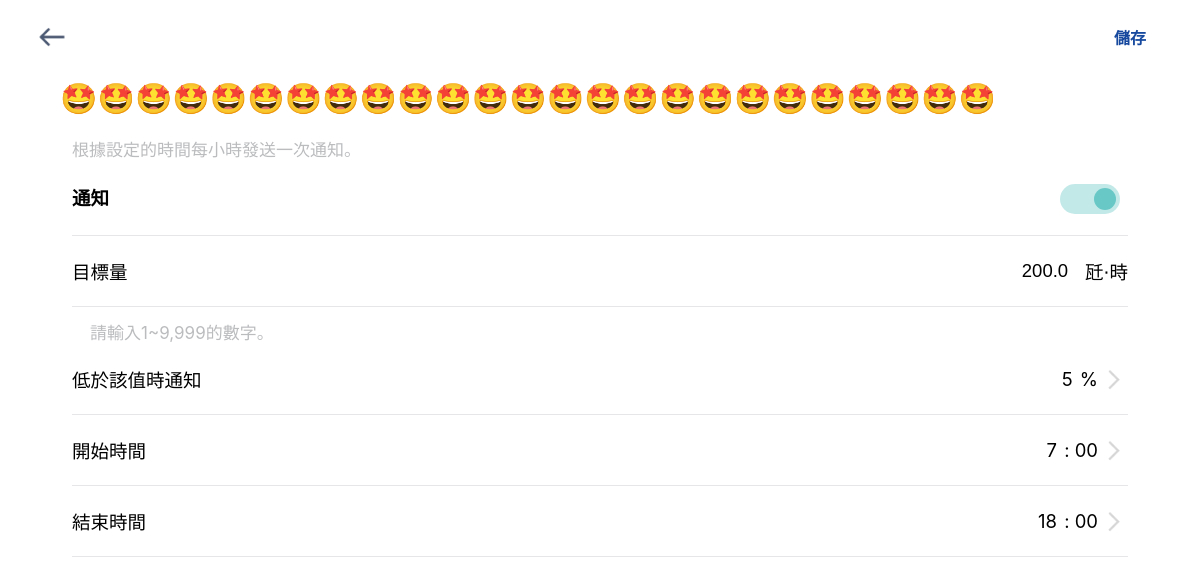
The page /setting?uuid=2b76686a-3944-4cf3-82c9-1e948135db53 on the database its author committed.
### app/models.py (models this page shows, shortened)
class Device_Info(UserMixin, db.Model):
    __tablename__ = 'device_info'
    uuid = db.Column(db.String(64),unique=True, primary_key=True)
    name = db.Column(db.String(64))
    model = db.Column(db.String(64))
    online_status = db.Column(db.String(64))
    gw_uuid = db.Column(db.String(64))
    user_id = db.Column(db.String(64))
    associated = db.Column(db.String(64))
    target_energy_level = db.Column(db.Float(), default= 5)
    lower_bound = db.Column(db.Integer(), default = 10)
    start_time = db.Column(db.Integer(),default = 7)
    end_time = db.Column(db.Integer(),default = 18)
    notify = db.Column(db.String(64), default ="ON")

### app/main/views.py (the view)
@main.route('/setting',methods = ["GET"])
def publish_setting():
    userid = request.args.get('userid')
    redirect_app = request.args.get('redirect_app')
    uuid = request.args.get('uuid')
    device_info = Device_Info.query.filter_by(uuid=uuid)
    return render_template('setting.html',userid=userid,redirect_app=redirect_app,device_info=device_info)

### app/templates/setting.html (shortened to what this page needs)
<html>
<head>
	<link rel="stylesheet" href="{{ url_for('static', filename='css/site.css') }}">
	<link rel="stylesheet" href="{{ url_for('static', filename='css/setting.min.css') }}">
</head>
<body>
	<form action="{{ url_for('main.update_device_setting') }}" method="post">
	<div class='header'>
		<a class='return-button' href="{{ url_for('main.publish_hello', userid=userid,redirect_app=redirect_app)}}">
			<img src="{{ url_for('static', filename='img/arrow left.png') }}" >
		</a>
		<input type='submit' class='save-button' value="儲存">
	</div>
	{% for device in device_info %}
	<div class='title'>{{ device.name }}</div>
	<div class='contaniner'>
		<p class='des'>根據設定的時間每小時發送一次通知。</p>
		<div class='settings'>
			<div id ='notif'>
				<span>通知</span>
				<label for='notification' class="switch">
			    <span class="slider"></span>
			</div>
			</div>
			</div>
			<div class='option goal'>
				<label for='goal'>目標量</label>
				<div><input type="number" pattern="\d*" step="0.01" id='goal' name ='goal' class='goal-value' value={{ device.target_energy_level }} oninput="if(value.length > 8)value=value.slice(0,8)"><span class='unit'>瓩⋅時</span></div>
			</div>
			<p class='hint'> 請輸入1~9,999的數字。</p>
			<div class='option' id='bound'>
				<label for='lower_bound'>低於該值時通知</label>
				<div><input type='number' id='lower_bound' name='lower_bound' class='bound' value={{ device.lower_bound }} readonly><span class='unit'>%</span><img src="{{ url_for('static', filename='img/chevron-right.png') }}"></div>
			</div>
			<div class='option' id='start'>
				<label for='start_time'>開始時間</label>
				<div><input type='number' id='start_time' name='start_time' class='start' value={{ device.start_time }} readonly>&nbsp;: 00<img src="{{ url_for('static', filename='img/chevron-right.png') }}"></div>
			</div>
			<div class='option' id='end'>
				<label for='end_time'>結束時間</label>
				<div><input type='number' id='end_time' name='end_time' class='end' value={{ device.end_time }} readonly>&nbsp;: 00<img src="{{ url_for('static', filename='img/chevron-right.png') }}"></div>
			</div>
	{% endfor %}
</form>
</body>
</html>

### static/css/site.css (style rules this page uses)
.switch { display: inline-block; width: 60px; height: 30px; margin: 8px; transform: translateY(50%); position: relative; }
.slider { position: absolute; top: 0; bottom: 0; left: 0; right: 0; border-radius: 30px; box-shadow: 0 0 0 2px white, 0 0 4px white; cursor: pointer; border: 4px solid transparent; background-color: #E0E0E0; overflow: hidden; transition: 0.4s; }
.slider:before { position: absolute; content: ""; width: 100%; height: 100%; background-color: white; border-radius: 30px; transform: translateX(-30px); transition: 0.4s; }
input:checked + .slider:before { transform: translateX(30px); background-color: #68C8C6; }
input:checked + .slider { background-color: rgba(104, 200, 198, 0.4); }

### rows shown on the page
Device_Info: name "🤩🤩🤩🤩🤩🤩🤩🤩🤩🤩🤩🤩🤩🤩🤩🤩🤩🤩🤩🤩🤩🤩🤩🤩🤩", goal "200.0", lower_bound "5", start_time "7", end_time "18"
